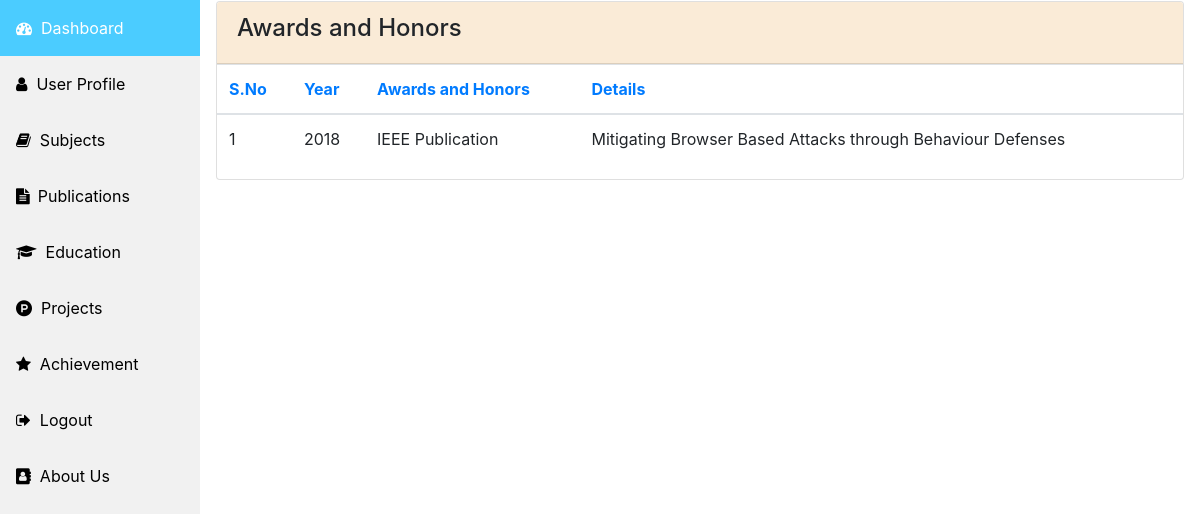
/achievement/ (signed in), run on the app's committed database.
### fam/models.py (models this page shows, shortened)
class Achievements(models.Model):
    user = models.ForeignKey(User, on_delete=models.CASCADE, related_name='achievements')
    ach = models.CharField(max_length=300)
    year =  models.CharField(max_length=100)
    details = models.CharField(max_length=300)

### fam/views.py (the view)
# urls.py: path('achievement/', views.achievement, name='achievement'),
def achievement(request):
    context ={}
    if request.user.is_authenticated:
        context['user'] = request.user
        context['achievements'] = Achievements.objects.filter(user = request.user.id)
        return render(request, 'fam/achievement.html',context)
    else:
        return render(request, 'fam/index.html')

### fam/templates/fam/achievement.html (shortened to what this page needs)
{% extends 'fam/base.html' %}
{% block content %}
<div class="card">
    <div class="card-header" data-background-color="purple">
        <h4 class="title">Awards and Honors</h4>
    </div>
    <div class="card-content table-responsive">
        <table class="table">
            <thead class="text-primary">
                <th>S.No</th>
                <th>Year</th>
                <th>Awards and Honors</th>
                <th>Details</th>
            </thead>
            <tbody>
            {% for u in achievements %}
                <tr>
                    <td>{{ forloop.counter }}</td>
                    <td>{{u.year}}</td>
                    <td>{{u.ach}}</td>
                    <td>{{u.details}}</td>
                </tr>
            {% endfor %}
            </tbody>
        </table>
    </div>
</div>
{% endblock %}

### fam/templates/fam/achievement.html (style rules this page uses)
.card .card-header { background-color:#FAEBD7; }

### data on the page
Achievements: year "2018", ach "IEEE Publication", details "Mitigating Browser Based Attacks through Behaviour Defenses"
